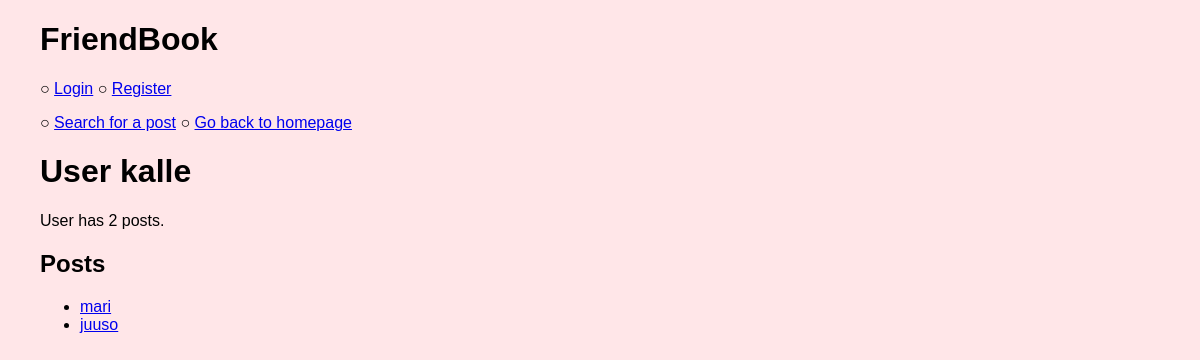
The page /user/2 on the database as committed earlier.
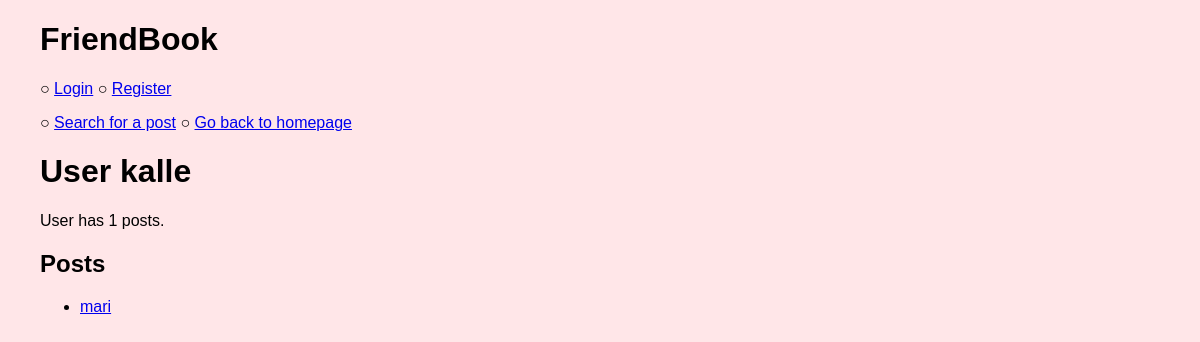
The same page on the database as committed later.
### tables this page shows
CREATE TABLE users (
    id INTEGER PRIMARY KEY,
    username TEXT UNIQUE,
    password_hash TEXT
);

CREATE TABLE posts (
	id INTEGER PRIMARY KEY,
	title TEXT,
	description TEXT,
	user_id INTEGER REFERENCES users
);

### app.py (the view)
@app.route("/user/<int:user_id>")
def show_user(user_id):
    user = users.get_user(user_id)
    if not user:
        abort(404)
    posts = users.get_posts(user_id)
    return render_template("show_user.html", user=user, posts=posts)

### db.py (called while the page is built)
def get_connection():
    con = sqlite3.connect("database.db")
    con.execute("PRAGMA foreign_keys = ON")
    con.row_factory = sqlite3.Row
    return con

def query(sql, params=[]):
    con = get_connection()
    result = con.execute(sql, params).fetchall()
    con.close()
    return result

### users.py (called while the page is built)
def get_user(user_id):
    sql = "SELECT id, username FROM users WHERE id = ?"
    result = db.query(sql, [user_id])
    return result[0] if result else None

def get_posts(user_id):
    sql = "SELECT id, title FROM posts WHERE user_id = ? ORDER BY id DESC"
    return db.query(sql, [user_id])

### templates/show_user.html (shortened to what this page needs)
{% extends "layout.html" %}
{% block content %}
<h1>User {{ user.username }}</h1>
<p>
User has {{ posts|count }} posts.
</p>
<h2>Posts</h2>
<ul>
  {% for post in posts %}
  <li><a href="/post/{{ post.id }}">{{ post.title }}</a></li>
  {% endfor %}
</ul>
{% endblock %}

### templates/layout.html (shortened to what this page needs)
<!DOCTYPE html>
<html>
<head>
  <link rel="stylesheet" href="/static/main.css">
</head>
<body>
  <h1>FriendBook</h1>
  {% if session.username %}
  <p>
    Welcome {{ session.username }}, your ID number is {{ session.user_id }}
  </p>
  <p>
    ○ <a href="/logout">Log out</a> ○
    <a href= "/new_post">Make a new post</a> 
  </p>
  {% else %}
  <p>
    ○ <a href="/login">Login</a> ○
      <a href="/register">Register</a> 
  </p>
  {% endif %}
  <p>
    ○ <a href= "/find_post">Search for a post</a> ○
      <a href="/">Go back to homepage </a>
  </p>
  {% block content %}{% endblock %}
</body>
</html>

### static/main.css (style rules this page uses)
body { margin: auto; max-width: 70em; font-family: sans-serif; background-color: #FFE6E8; }
p { max-width: 500px; }

Rows that differ between the two databases and show on the page:
removed posts: title "juuso"
Other text that changed with them:
{{ posts|count }}: "2" → "1"
